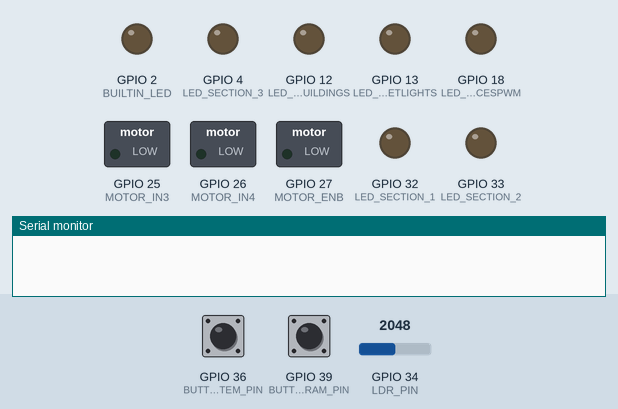
Recording of a sketch running on a simulated ESP32. Shown: switched loads named in the sketch (green lamp = pin HIGH), output pins drawn as LEDs (lit = HIGH), the last lines printed to the serial monitor. The inputs (shaded band) are chosen by the test bench; at power-on: GPIO 36 (BUTTON_SYSTEM_PIN) HIGH, GPIO 34 (LDR_PIN) = 2048, GPIO 39 (BUTTON_TRAM_PIN) LOW. Random numbers use the default seed unless the sketch sets one.

Above: at 1.2 s.
1.3 s: GPIO 36 (BUTTON_SYSTEM_PIN) pulled LOW for 0.15 s
At 1.42 s:
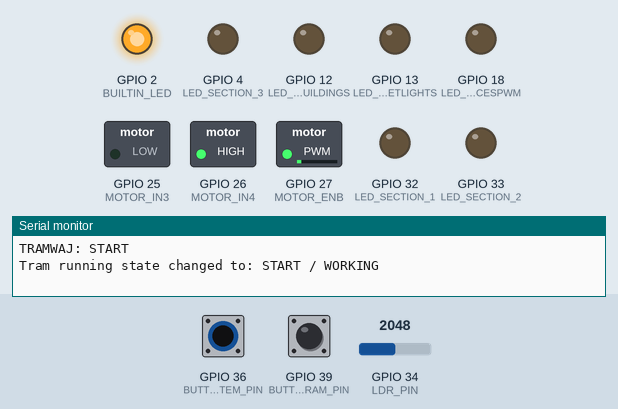
4.3 s: GPIO 34 (LDR_PIN) set to 2955
7.3 s: GPIO 34 (LDR_PIN) set to 3055
At 8.0 s:
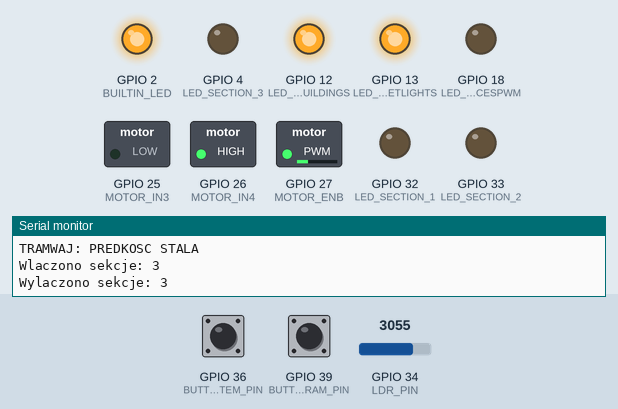
8.8 s: GPIO 36 (BUTTON_SYSTEM_PIN) pulled LOW for 1 s
At 9.1 s:
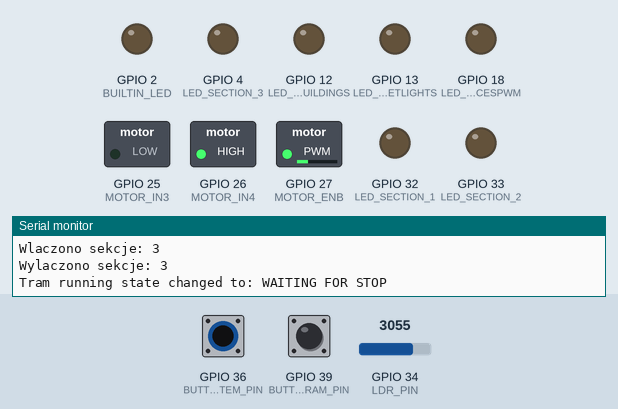
12.8 s: GPIO 36 (BUTTON_SYSTEM_PIN) pulled LOW for 0.15 s
At 13.3 s:
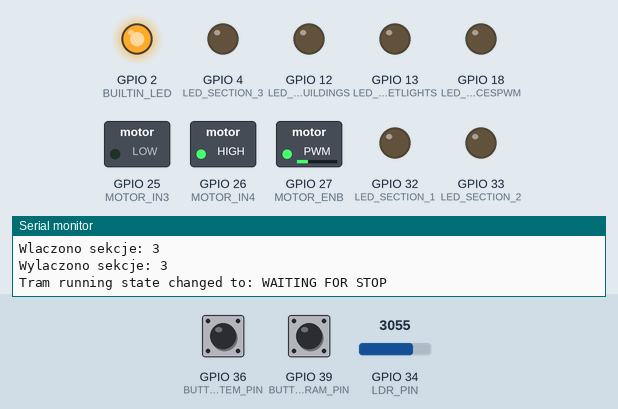
15.8 s: GPIO 34 (LDR_PIN) set to 2763
18.8 s: GPIO 34 (LDR_PIN) set to 2639
At 21.8 s:
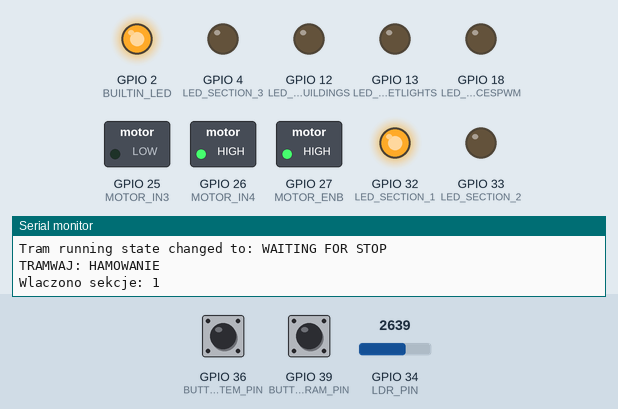
Timing chart, 0 to 26.2 s (numbered marks = the images above; inputs shaded):
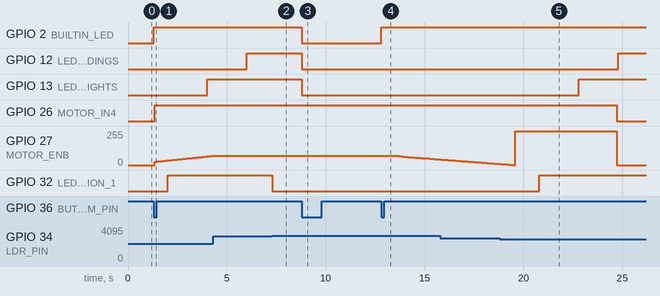

The sketch:

WloskieMiastoMakieta.ino
```cpp
#include "Konfiguracja.h"
#include "PrzyciskSystem.h"
#include "Fotorezystor.h"
#include "SekcjaPWM.h"      // ← nowe
#include "SekcjeLED.h"
#include "PrzyciskTramwaj.h"
#include "Tramwaj.h"

bool systemActive = false;
bool tramRunning = false;
bool lastTramRunning = false;
void setup() {
  Serial.begin(115200);
  pinMode(BUILTIN_LED, OUTPUT);
  digitalWrite(BUILTIN_LED, LOW);
  pinMode(LED_SECTION_STREETLIGHTS, OUTPUT);
  digitalWrite(LED_SECTION_STREETLIGHTS, LOW);
  pinMode(LED_SECTION_1, OUTPUT);
  digitalWrite(LED_SECTION_1, LOW);
  pinMode(LED_SECTION_2, OUTPUT);
  digitalWrite(LED_SECTION_2, LOW);
  pinMode(LED_SECTION_3, OUTPUT);
  digitalWrite(LED_SECTION_3, LOW);
  pinMode(LED_SECTION_AMBIENTBUILDINGS, OUTPUT);
  digitalWrite(LED_SECTION_AMBIENTBUILDINGS, LOW);
  pinMode(BUTTON_SYSTEM_PIN, INPUT);
  pinMode(BUTTON_TRAM_PIN, INPUT);
  initTramwaj();
  initPWM();                // ← nowe
}

void loop() {
  if (isSystemClicked()) {
    systemActive = !systemActive;
    digitalWrite(BUILTIN_LED, systemActive ? HIGH : LOW);
    resetSekcji();
    if (!systemActive&&tramRunning)
    tramRunning=false;
  }

  if (systemActive) {
    initializeLEDs();
    updatePWM();           // ← nowe
  if (isTramClicked()) {
      tramRunning = !tramRunning;
  }
  }else
  {
    tramRunning=false;
  }
  updateTramwaj(tramRunning && systemActive);

  if (tramRunning != lastTramRunning) {
    Serial.print("Tram running state changed to: ");
    Serial.println(tramRunning ? "START / WORKING" : "WAITING FOR STOP");
    lastTramRunning = tramRunning; // Zapamiętaj obecny stan
  }
}
```

Fotorezystor.h
```cpp
#ifndef FOTOREZYSTOR_H
#define FOTOREZYSTOR_H
// fotorezystor.h
#include "Konfiguracja.h"
const int LDR_THRESHOLD_DARK  = 2700; // poniżej → ciemno
const int LDR_THRESHOLD_LIGHT = 3000; // powyżej → jasno (wyższy próg uwzględnia świecące diody)

unsigned long lastPhotoresistorCheckTime = 0;
bool currentDarkState = false;

int realLDR() {
  return analogRead(LDR_PIN);
}

// Zwraca true jeśli ciemność potwierdzona przez LDR_CHECK_DELAY ms
bool isDark() {
  int val = realLDR();

  if (currentDarkState) {
    // Aktualnie ciemno — gaś tylko jeśli przekroczono WYŻSZY próg (jasno)
    if (val > LDR_THRESHOLD_LIGHT) {
      lastPhotoresistorCheckTime = millis();
      currentDarkState = false;
    }
  } else {
    // Aktualnie jasno — zapal tylko jeśli przekroczono NIŻSZY próg (ciemno)
    if (val < LDR_THRESHOLD_DARK) {
      if ((millis() - lastPhotoresistorCheckTime) > LDR_CHECK_DELAY) {
        currentDarkState = true;
        lastPhotoresistorCheckTime = millis();
      }
    } else {
      lastPhotoresistorCheckTime = millis(); // resetuj timer gdy nie jest ciemno
    }
  }

  return currentDarkState;
}

#endif
```

Konfiguracja.h
```cpp
// config.h
#ifndef KONFIGURACJA_H
#define KONFIGURACJA_H

// --- PINY DLA LED (MOSFET) ---
const int LED_SECTION_STREETLIGHTS = 13;
const int LED_SECTION_TERRACESPWM = 18;
const int LED_SECTION_AMBIENTBUILDINGS = 12;
const int LED_SECTION_1 = 32;
const int LED_SECTION_2 = 33;
const int LED_SECTION_3 = 4;
// ... dodaj kolejne do 10 sekcji

// --- WBUDOWANA DIODA ---
const int BUILTIN_LED =2;

// --- PINY DLA AUDIO (DFPlayer Mini) ---
const int DF_TX = 17;
const int DF_RX = 16;

// --- PINY DLA SILNIKA (L298N) ---
const int MOTOR_IN3 = 25; //(IN3=1, IN4=0) - kręci w stronę drzwi
const int MOTOR_IN4 = 26; //(IN4=1, IN3=0) - kręci w stronę okna
const int MOTOR_ENB = 27;

// --- SENSORY I INTERFEJS ---
const int BUTTON_TRAM_PIN = 39;
const int LDR_PIN = 34;    // Fotorezystor
const int BUTTON_SYSTEM_PIN = 36; // Przycisk (VP) z zewnętrznym pull-upem

// --- PARAMETRY ---
const unsigned long DEBOUNCE_DELAY = 50;
const unsigned long LDR_CHECK_DELAY = 2000;
const unsigned long TRAM_STOP_DELAY = 6000;

#endif
```

PrzyciskSystem.h
```cpp
#ifndef PRZYCISKSYSTEM_H
#define PRZYCISKSYSTEM_H
// przyciskSystem.h
#include "Konfiguracja.h"

bool lastSystemState = HIGH;
unsigned long lastSystemDebounce = 0;

bool isSystemClicked() {
    bool currentState = digitalRead(BUTTON_SYSTEM_PIN);
    bool clicked = false;

    if (currentState != lastSystemState) {
        if ((millis() - lastSystemDebounce) > DEBOUNCE_DELAY) {
            if (currentState == LOW) {
                clicked = true;
            }
            lastSystemDebounce = millis();
        }
    }
    lastSystemState = currentState;
    return clicked;
}
#endif
```

PrzyciskTramwaj.h
```cpp
#ifndef PRZYCISKTRAMWAJ_H
#define PRZYCISKTRAMWAJ_H
// PrzyciskTramwaj.h
#include "Konfiguracja.h"

bool lastTramState = HIGH;
bool stableTramState = HIGH;
unsigned long lastTramDebounce = 0;

bool isTramClicked() {
    bool currentState = digitalRead(BUTTON_TRAM_PIN);
    bool clicked = false;
    unsigned long now = millis();

    if (currentState != lastTramState)
    {
        lastTramDebounce=now;
        lastTramState = currentState;
    }
    if ((now - lastTramDebounce) > DEBOUNCE_DELAY) {
            if (currentState != stableTramState) {
               stableTramState = currentState;
               if (stableTramState == LOW)
               {
                clicked=true;
               }
            }
        }
    return clicked;
}
#endif
```

SekcjaPWM.h
```cpp
#ifndef SEKCJAPWM_H
#define SEKCJAPWM_H
#include "Konfiguracja.h"

unsigned long lastFlicker = 0;
unsigned long nextFlicker = 0;
unsigned long lastStep    = 0;
int currentBrightness     = 0;
int targetBrightness      = 0;
bool pwmActive            = false;

void initPWM() {
  ledcAttach(LED_SECTION_TERRACESPWM, 5000, 8);
}

void enablePWM() {
  pwmActive = true;
  currentBrightness = 0;
  targetBrightness  = 220;
}

void disablePWM() {
  pwmActive = false;
  currentBrightness = 0;
  targetBrightness  = 0;
  ledcWrite(LED_SECTION_TERRACESPWM, 0);
}

void updatePWM() {
  if (!pwmActive) return;

  unsigned long now = millis();

  if (now - lastFlicker >= nextFlicker) {
    lastFlicker = now;
    int flickerType = random(100);

    if (flickerType < 3) {
      targetBrightness = random(5, 25);
      nextFlicker      = random(80, 150);
    } else if (flickerType < 10) {
      targetBrightness = random(40, 80);
      nextFlicker      = random(60, 120);
    } else if (flickerType < 25) {
      targetBrightness = random(80, 130);
      nextFlicker      = random(100, 200);
    } else if (flickerType < 60) {
      targetBrightness = random(180, 255);
      nextFlicker      = random(80, 180);
    } else {
      targetBrightness = random(220, 245);
      nextFlicker      = random(200, 600);
    }
  }

  if (now - lastStep >= 5) {
    lastStep = now;
    if (currentBrightness < targetBrightness)
      currentBrightness = min(currentBrightness + 2, targetBrightness);
    else if (currentBrightness > targetBrightness)
      currentBrightness = max(currentBrightness - 2, targetBrightness);
    ledcWrite(LED_SECTION_TERRACESPWM, currentBrightness);
  }
}

#endif
```

SekcjeLED.h
```cpp
#ifndef SEKCJELED_H
#define SEKCJELED_H
#include "Konfiguracja.h"
#include "Fotorezystor.h"
#include "SekcjaPWM.h"
// --- INTERWAŁY ---
const unsigned long TURN_ON_INTERVAL  = 2000;  // 1 minuta między włączaniem
const unsigned long TURN_OFF_INTERVAL = 5000;  // 30 sekund między wyłączaniem

// --- STAN ---
unsigned long lastOnTime = 0;
unsigned long lastOffTime = 0;
int activeSections = 0; // ile sekcji aktualnie włączonych (0-6)
bool firstRunDark  = true;
bool firstRunLight = true;

// --- KOLEJNOŚĆ WŁĄCZANIA I WYŁĄCZANIA ---
// Włączanie: 1, STREETLIGHTS, AMBIENT, 2, TARASY(PWM), 3
// Wyłączanie: 3, 2, TARASY(PWM), 1, AMBIENT, STREETLIGHTS

const int SECTION_COUNT = 6;

int onOrder[SECTION_COUNT] = {
  LED_SECTION_1,
  LED_SECTION_STREETLIGHTS,
  LED_SECTION_AMBIENTBUILDINGS,
  LED_SECTION_2,
  LED_SECTION_TERRACESPWM,
  LED_SECTION_3
};

int offOrder[SECTION_COUNT] = {
  LED_SECTION_3,
  LED_SECTION_2,
  LED_SECTION_TERRACESPWM,
  LED_SECTION_1,
  LED_SECTION_AMBIENTBUILDINGS,
  LED_SECTION_STREETLIGHTS
};

void resetSekcji() {
  for (int i = 0; i < SECTION_COUNT; i++) {
    if (onOrder[i] != LED_SECTION_TERRACESPWM) {
      digitalWrite(onOrder[i], LOW);
    }
    // PWM — logika w SekcjaPWM.h, tutaj tylko sygnał do wyłączenia
  }
  disablePWM();
  activeSections = 0;
  firstRunDark   = true;
  firstRunLight  = true;
  lastOnTime = 0;
  lastOffTime =0;
}

void initializeLEDs() {
  bool dark = isDark();
  unsigned long now = millis();

  // --- WŁĄCZANIE sekwencyjne ---
  if (dark && activeSections < SECTION_COUNT) {
    if (firstRunDark || (now - lastOnTime) > TURN_ON_INTERVAL) {
      firstRunDark = false;
      firstRunLight = true;
      lastOnTime = now;

      int pin = onOrder[activeSections];
      if (pin != LED_SECTION_TERRACESPWM) {
        digitalWrite(pin, HIGH);
      } else
      {
        enablePWM();
      }
      // LED_SECTION_TERRACESPWM — SekcjaPWM.h samo to obsłuży gdy activeSections == 4

      Serial.print("Wlaczono sekcje: ");
      Serial.println(activeSections + 1);
      activeSections++;
    }
  }

  // --- WYŁĄCZANIE sekwencyjne ---
  if (!dark && activeSections > 0) {
    if (firstRunLight || (now - lastOffTime) > TURN_OFF_INTERVAL) {
      firstRunLight = false;
      firstRunDark = true;
      lastOffTime = now;

      activeSections--;
      int pin = offOrder[SECTION_COUNT - 1 - activeSections];
      if (pin != LED_SECTION_TERRACESPWM) {
        digitalWrite(pin, LOW);
      }else{
        disablePWM();
      }
      // LED_SECTION_TERRACESPWM — SekcjaPWM.h samo to obsłuży

      Serial.print("Wylaczono sekcje: ");
      Serial.println(activeSections + 1);
    }
  }
}

#endif
```

Tramwaj.h
```cpp
#ifndef TRAMWAJ_H
#define TRAMWAJ_H
// PrzyciskTramwaj.h
#include "Konfiguracja.h"
enum TramState { STOPPED, ACCEL, CONSTANT, DECEL, WAIT };
TramState currentTramState = STOPPED;

unsigned long tramTimer = 0;
int currentSpeed = 0;
bool directionForward = true;
int coursesDone = 0;
bool isStop = false;
int driveTime;
void initTramwaj() {
  pinMode(MOTOR_IN3, OUTPUT);
  pinMode(MOTOR_IN4, OUTPUT);
  // Inicjalizacja PWM dla ESP32 (kanał 1, 500Hz, 8 bitów rozdzielczości)
  ledcAttach(MOTOR_ENB, 500, 8);
  digitalWrite(MOTOR_IN3, LOW);
  digitalWrite(MOTOR_IN4, LOW);
  ledcWrite(MOTOR_ENB, 0);
}

void stopPhysicalMotor() {
  ledcWrite(MOTOR_ENB, 0);
  digitalWrite(MOTOR_IN3, LOW);
  digitalWrite(MOTOR_IN4, LOW);
}

void updateTramwaj(bool active) {
  unsigned long now = millis();
  if(!active) {
    isStop=true;
  } else {
    isStop = false;
  }

  // Jeśli system zostanie wyłączony w trakcie jazdy


  switch (currentTramState) {
    case STOPPED:
      if ((active && !isStop)|| (isStop && coursesDone%2 != 0)) {
        Serial.println("TRAMWAJ: START");
        currentTramState = ACCEL;
        tramTimer = now;
        // Ustawienie kierunku
        if (directionForward) {
          digitalWrite(MOTOR_IN3, LOW); digitalWrite(MOTOR_IN4, HIGH);
        } else {
          digitalWrite(MOTOR_IN3, HIGH); digitalWrite(MOTOR_IN4, LOW);
        }
      }
      break;

    case ACCEL: // 3 sekundy przyspieszania
      if (now - tramTimer <= 3000) {
        if(directionForward){
        currentSpeed = map(now - tramTimer, 0, 3000, 25, 70);
        ledcWrite(MOTOR_ENB, currentSpeed);
      }else{
        currentSpeed = map(now - tramTimer, 0, 3000, 35, 80);
        ledcWrite(MOTOR_ENB, currentSpeed);
      }
      } else {
        Serial.println("TRAMWAJ: PREDKOSC STALA");
        currentTramState = CONSTANT;
        tramTimer = now;
      }
      break;

    case CONSTANT: // 4 sekundy jazdy
    if(directionForward)
    {
      driveTime=9360;
    }
    else{
      driveTime=9090;
    }
      if (now - tramTimer <= driveTime) {
      if(directionForward){
        ledcWrite(MOTOR_ENB, 70);
      }else{
        ledcWrite(MOTOR_ENB, 80);
      }

      } else {
        Serial.println("TRAMWAJ: HAMOWANIE");
        currentTramState = DECEL;
        tramTimer = now;
      }
      break;

    case DECEL: // 4 sekundy hamowania
      if (now - tramTimer <= 11000) {
        currentSpeed = map(now - tramTimer, 0, 4000, 65, 20);
        ledcWrite(MOTOR_ENB, currentSpeed);
      } else {
        stopPhysicalMotor();
        directionForward = !directionForward; // Zmiana kierunku na następny raz
        coursesDone++;
        Serial.print("TRAMWAJ: PRZYSTANEK. Kursow: ");
        Serial.println(coursesDone);
        currentTramState = WAIT;
        tramTimer = now;
      }
      break;

    case WAIT: // Chwila postoju na przystanku (np. 1 sekunda) przed możliwością kolejnego startu
      if (now - tramTimer > 6000) {
        if (isStop && (coursesDone % 2 == 0)) {
          currentTramState = STOPPED;
          coursesDone = 0;     // Reset licznika
        }
        else if (isStop && (coursesDone % 2 != 0)) {
           // Dodatkowe zabezpieczenie gdyby flaga active spadła nagle
           currentTramState = STOPPED;
        }
        else if(!isStop) {
          // Kontynuuj jazdę (albo powrót do bazy, albo kolejny cykl)
          currentTramState = STOPPED; // Wróć do STOPPED, a tam case STOPPED od razu go odpali ponownie
        }
      }
      break;
  }
}

#endif
```

Measured:
- the behaviour switches between 3000 and 3001 on GPIO 34 (LDR_PIN) (found by bisection; images 1 and 2)
- the behaviour switches between 2700 and 2699 on GPIO 34 (LDR_PIN) (found by bisection; images 4 and 5)
- after the input at 1.3 s, GPIO 2 (BUILTIN_LED): LOW → HIGH at once; GPIO 13 (LED_SECTION_STREETLIGHTS): LOW → HIGH after 2.7 s; GPIO 26 (MOTOR_IN4): LOW → HIGH after 0.05 s; GPIO 27 (MOTOR_ENB): moves from 0/255 to 69/255 over 2.9 s, starting after 0.05 s; GPIO 32 (LED_SECTION_1): LOW → HIGH after 0.70 s
- after the input at 7.3 s, GPIO 32 (LED_SECTION_1): HIGH → LOW at once
- after the input at 8.8 s, GPIO 2 (BUILTIN_LED), GPIO 13 (LED_SECTION_STREETLIGHTS): HIGH → LOW at once
- after the input at 12.8 s, GPIO 2 (BUILTIN_LED): LOW → HIGH at once
- after the input at 18.8 s, GPIO 12 (LED_SECTION_AMBIENTBUILDINGS): LOW → HIGH after 6.0 s; GPIO 13 (LED_SECTION_STREETLIGHTS): LOW → HIGH after 4.0 s; GPIO 32 (LED_SECTION_1): LOW → HIGH after 2.0 s
